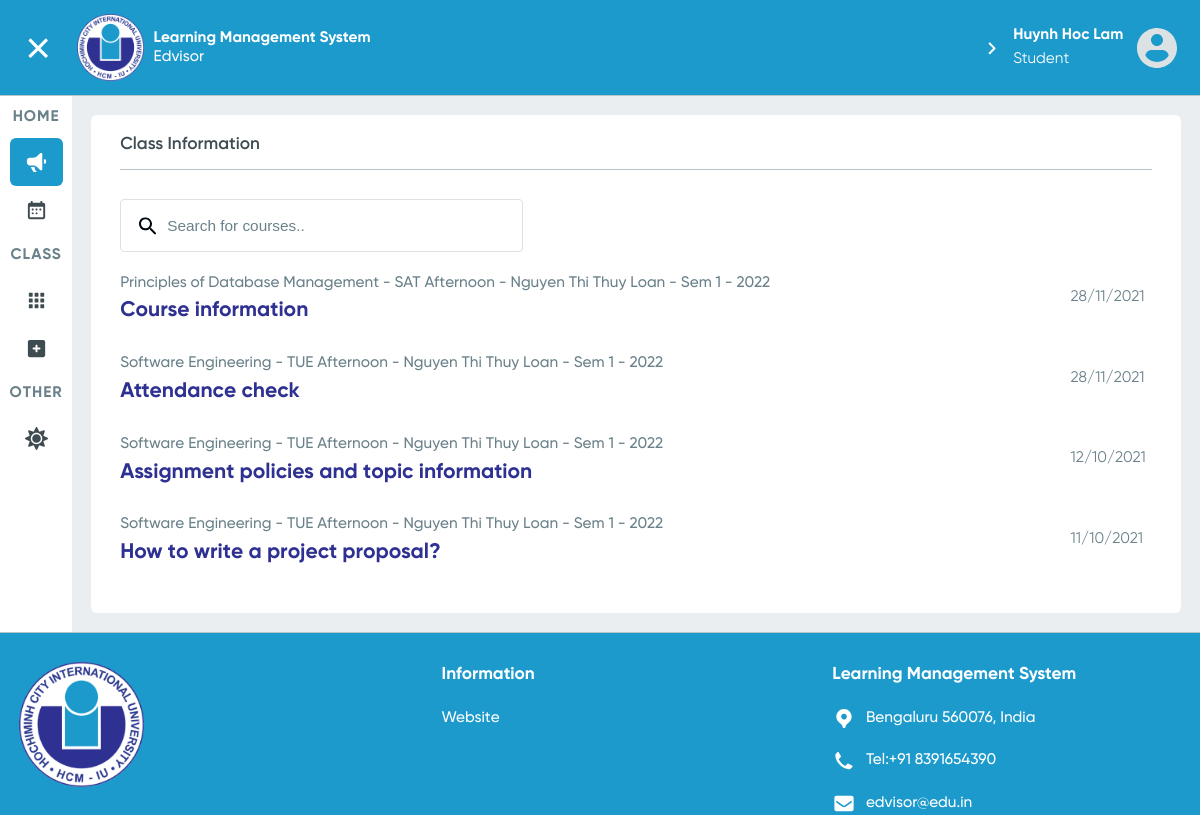
The app's page /user/lecturer/1/announcement/class/all (signed in) with its own data.
### User/models.py (models this page shows, shortened)
class User(AbstractBaseUser, PermissionsMixin):
    objects = MyUserManager()
    email = models.EmailField(unique=True)
    first_name = models.CharField(max_length=20)
    middle_name = models.CharField(max_length=20, blank=True)
    last_name = models.CharField(max_length=20)
    phone_number = models.CharField(max_length=12, blank=True)
    is_admin = models.BooleanField(default=False)
    is_staff = models.BooleanField(default=False)
    is_active = models.BooleanField(default=True)
    type= [
        ("Student","student"),
        ("Lecturer","lecturer")
    ]
    user_type = models.CharField(max_length=10,choices=type,null=True,blank=True)
    USERNAME_FIELD = 'email'
    def is_student(self):
        return hasattr(self,'student')
    @property
    def full_name(self):
        return self.last_name + " " + self.middle_name + " " + self.first_name

class Lecturer(models.Model):
    user_id= models.OneToOneField(User,on_delete=CASCADE)

### Courses/models.py (models this page shows, shortened)
class ClassAnnouncement(models.Model):
    class_id = models.ForeignKey(Class, on_delete=CASCADE)
    title = models.CharField(max_length=255)
    time_created = models.DateTimeField(auto_now_add=False)
    time_modified = models.DateTimeField(auto_now=True)
    content = models.TextField()
    @property
    def is_displayable(self):
        utc = pytz.UTC
        if self.time_created > utc.localize(datetime.datetime.now()):
            return False
        else:
            return True
    class Meta:
        ordering = ["time_created", "time_modified"]

class Class(models.Model):
    course = models.ForeignKey(Course, on_delete=CASCADE)
    lecturer = models.ForeignKey(Lecturer, on_delete=CASCADE)
    schedule = models.ForeignKey(Schedule, on_delete=SET_NULL, null=True,blank=True)
    start_date = models.DateTimeField(default=datetime.datetime(2021, 9, 6))
    def __str__(self):
        if self.schedule:
            return self.course.name + " - " + str(self.schedule) + " - " + self.lecturer.user_id.full_name + " -  " + self.sem_year
        else:
            return self.course.name + "-" + self.lecturer.user_id.full_name
    @property
    def month(self):
        return int(self.start_date.strftime("%m"))
    @property
    def year(self):
        return int(self.start_date.strftime("%Y"))
    @property
    def sem_year(self):
        year = self.year
        month = self.month
        if month in [9, 10, 11, 12, 1]:
            return "Sem 1 - {}".format(year + 1)
        elif month in [2, 3, 4, 5, 6]:
            return "Sem 2 - {}".format(int(year))
    @property
    def is_displayable(self):
        utc = pytz.UTC
        now = utc.localize(datetime.datetime.now())
        if (now < self.start_date):
            return False
        else:
            return True

class Course(models.Model):
    major = models.ManyToManyField(Major)
    name = models.CharField(max_length=80)

class Schedule(models.Model):
    DAYS_OF_WEEK = [
        ('MON', 'Monday'),
        ('TUE', 'Tuesday'),
        ('WED', 'Wednesday'),
        ('THU', 'Thursday'),
        ('FRI', 'Friday'),
        ('SAT', 'Saturday'),
        ('SUN', 'Sunday'),
    ]
    day_of_the_week = models.CharField(max_length=3, choices=DAYS_OF_WEEK)
    start_time = models.TimeField(auto_now=False, auto_now_add=False)
    duration = models.DurationField()
    @property
    def day_part(self):
        if (self.start_time <= datetime.time(12)):
            return 'Morning'
        else:
            return 'Afternoon'
    def __str__(self):
        return self.day_of_the_week + " " + self.day_part
    class Meta:
        pass

### User/views.py (the view)
    def decorate(*args, **kwargs):
        userID = kwargs['id']
        request = args[0]
        if request.user.id == None:
            return HttpResponseRedirect(reverse("login"))
        elif request.user.is_student():
            user = Student.objects.get(id=userID).user_id
        elif request.user.is_lecturer():
            user = Lecturer.objects.get(id=userID).user_id
        else:
            user = User.objects.get(id=userID)
        if request.user == user and request.user.is_authenticated:
            return func(*args, **kwargs)
        else:
            return HttpResponseRedirect(reverse("guest-announcement-page"))

### User/templates/User/user-class-announcement-view-all.html (shortened to what this page needs)
{% extends 'Home/index.html' %}
{% load static %}
{% block stylesheets %}
    <link rel="stylesheet" href="{% static 'Home/announcement.css' %}">
{% endblock %}
{% block announcements-active %}active{% endblock %}
{% block main-content %}
    <article class="panel announcement courses-announcements">
        <h2>Class Information</h2>
        <div class="search">
          <label for="search">
          </label>
          <input type="search" id="search" placeholder="Search for courses..">
        </div>
        {% for class_announcement in classes_announcements %}
            {% if class_announcement.obj.is_displayable or user.user_type == 'Lecturer' and not class_announcement.obj.is_displayable %}
            <article class="searchable" style="--order: {{ forloop.counter }}">
                <div class="heading">
                    <a href="{% if user.user_type == 'Student' %}{% url 'student-class-announcement-page' user.student.id class_announcement.obj.class_id.id %}
                                          {% elif user.user_type == 'Lecturer' %}{% url 'lecturer-class-announcement-page' user.lecturer.id class_announcement.obj.class_id.id %}
                                          {% elif not user.is_authenticated %}{% url 'guest-announcement-page' %}
                                          {% endif %}"><p>{{ class_announcement.obj.class_id }}</p></a>
                    <a class="heading" href="{% if user.user_type == 'Student' %}{% url 'student-class-announcement-page' user.student.id class_announcement.obj.class_id.id %}#{{ class_announcement.obj.id }}
                                              {% elif user.user_type == 'Lecturer' %}{% url 'lecturer-class-announcement-page' user.lecturer.id class_announcement.obj.class_id.id %}#{{ class_announcement.obj.id }}
                                              {% elif not user.is_authenticated %}{% url 'guest-announcement-page' %}
                                              {% endif %}"><h3>{{ class_announcement.obj.title }}</h3></a>
                </div>
                <footer>
                    <time datetime="{{ class_announcement.obj.time_modified | date:"c" }}">{{ class_announcement.obj.time_modified | date:"d/m/Y" }}</time>
                </footer>
            </article>
            {% endif %}
        {% endfor %}
    </article>
{% endblock %}

### Home/templates/Home/index.html (shortened to what this page needs)
<!DOCTYPE html>
<html lang="en">
<head>
  {% load static %}
  <link rel="stylesheet" href="{% static 'Home/index.css' %}">
  <link rel="stylesheet" href="{% static 'Home/components.css' %}">
  {% block stylesheets %}{% endblock stylesheets %}
</head>
<body class="page-grid">
<header class="header-bar {% if user.is_authenticated %}user-login{% endif %}">
  <div id="toggle-nav-sidebar" class="sidebar-button">
  </div>
  <a class="logo"
     href="{% if user.user_type == 'Student' %}{% url 'student-announcement-page' user.student.id %}
            {% elif user.user_type == 'Lecturer' %}{% url 'lecturer-announcement-page' user.lecturer.id %}
            {% else %} {% url 'guest-announcement-page' %}{% endif %}">
    <img src="{% static 'images/masked-iu-logo-160px-png@1X.png' %}"
         alt="International University's Learning Management System"
         srcset="{% static 'images/masked-iu-logo-160px-png@1x.png' %} 1x, {% static 'images/masked-iu-logo-160px-png@2x.png' %} 2x, {% static 'images/masked-iu-logo-160px-png@3x.png' %} 3x">
    <h1><b>Learning Management System</b><br>
      Edvisor</h1>
  </a>
  <nav class="header-nav">
    <ul>
      {% if user.is_authenticated %}
        <li>
          <div class="my-profile" href="#" tabindex="0">
            <p><b>{{ user.full_name }}</b><br>
              {{ user.user_type }}</p>
            <img src="{% static 'icons/small-avatar-icon-svg.svg' %}" alt="My avatar">
          </div>
        </li>
      {% endif %}
    </ul>
  </nav>
</header>
<aside class="sidebar">
  <nav class="sidebar-nav" style="display: none">
    <ul>
      <li class="section-title"><p>HOME</p></li>
      <li class="btn btn-grid {% block announcements-active %}{% endblock announcements-active %}">
        <a href="{% if user.user_type == 'Student' %}{% url 'student-announcement-page' user.student.id %}
                  {% elif user.user_type == 'Lecturer' %}{% url 'lecturer-announcement-page' user.lecturer.id %}
                  {% else %} {% url 'guest-announcement-page' %} {% endif %}">
          <span class="label">Announcements</span></a></li>
      <li class="btn btn-grid {% block calendar-active %}{% endblock calendar-active %}">
        <a href="{% if user.user_type == 'Student' %}{% url 'student-schedule-page' user.student.id %}
                  {% elif user.user_type == 'Lecturer' %}{% url 'lecturer-schedule-page' user.lecturer.id %}#
                  {% else %} {% url 'login' %} {% endif %}">
          <span class="label">Calender</span></a></li>
    </ul>
    <ul>
      <li class="section-title"><p>CLASS</p></li>
      <li class="btn btn-grid {% block my-courses-active %}{% endblock my-courses-active %}">
        <a href="{% if user.user_type == 'Student' %}{% url 'active-student-classes-page' user.student.id %}
                  {% elif user.user_type == 'Lecturer' %}{% url 'active-lecturer-classes-page' user.lecturer.id %}
                  {% else %}{% url 'login' %}{% endif %}">
          <span class="label">My Classes</span></a>
      </li>
      {% if user.user_type == 'Student' %}
        <li class="btn btn-grid {% block registration-active %}{% endblock registration-active %}">
          <a href="{% url 'student-class-registration-page' user.student.id %}">
            <span class="label">Registration</span></a></li>
      {% endif %}
    </ul>
    <ul>
      <li class="section-title"><p>OTHER</p></li>
      <li class="btn btn-grid">
        <a id="toggle-theme" href="#">
          <span class="label">UI Theme</span></a></li>
    </ul>
  </nav>
</aside>
<main>
  {% block main-content %}
  {% endblock %}
</main>
<footer class="page-footer {% if user.is_authenticated %}user-login{% endif %}">
  <div class="footer-top-container">
    <img class="footer-logo" src="{% static 'images/masked-iu-logo-160px-png@1X.png' %}"
         alt="International University Logo"
         srcset="{% static 'images/masked-iu-logo-160px-png@1x.png' %} 1x, {% static 'images/masked-iu-logo-160px-png@2x.png' %} 2x, {% static 'images/masked-iu-logo-160px-png@3x.png' %} 3x">
    <ul>
      <li class="icon-list-heading">Information</li>
      <li><a href="https://hcmiu.edu.vn/" target="_blank">Website</a></li>
    </ul>
    <ul class="icon-list">
      <li class="icon-list-heading">Learning Management System</li>
      <li><a href="geo:10.868562,106.796312">
        <p>Bengaluru 560076, India</p>
      </a></li>
      <li><a href="tel:+91 8391654390">
        <p>Tel:+91 8391654390</p>
      </a></li>
      <li>
        <a href="mailto:edvisor@edu.in">
          <p>edvisor@edu.in</p>
        </a>
      </li>
    </ul>
  </div>
</footer>
</body>
</html>

### records on screen
User: full_name "Huynh Hoc Lam", user_type "Student"
ClassAnnouncement: obj.class_id "Principles of Database Management - SAT Afternoon - Nguyen Thi Thuy Loan - Sem 1 - 2022", obj "Course information", obj.time_modified "28/11/2021"
ClassAnnouncement: obj.class_id "Software Engineering - TUE Afternoon - Nguyen Thi Thuy Loan - Sem 1 - 2022", obj "Attendance check", obj.time_modified "28/11/2021"
ClassAnnouncement: obj.class_id "Software Engineering - TUE Afternoon - Nguyen Thi Thuy Loan - Sem 1 - 2022", obj "Assignment policies and topic information", obj.time_modified "12/10/2021"
ClassAnnouncement: obj.class_id "Software Engineering - TUE Afternoon - Nguyen Thi Thuy Loan - Sem 1 - 2022", obj "How to write a project proposal?", obj.time_modified "11/10/2021"
